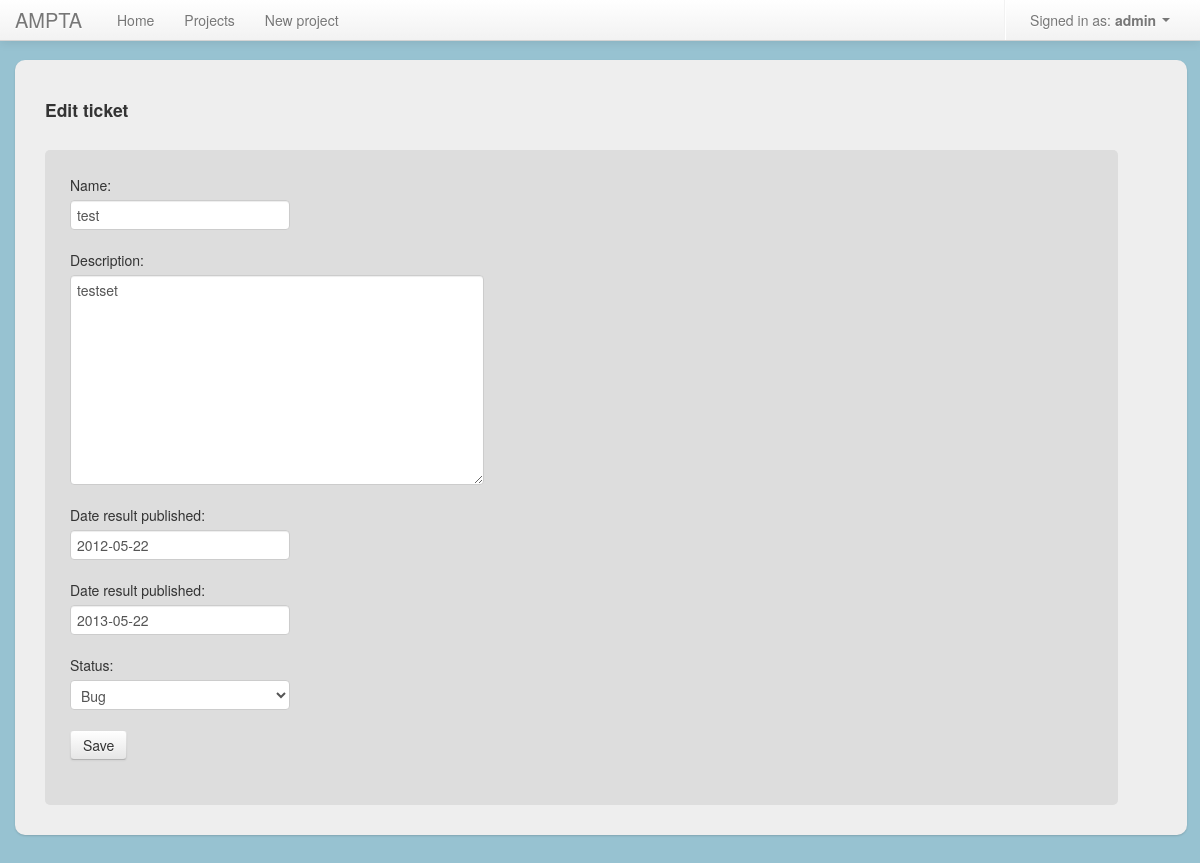
The app's page /project/4/ticket/4/edit/ (signed in), older data.
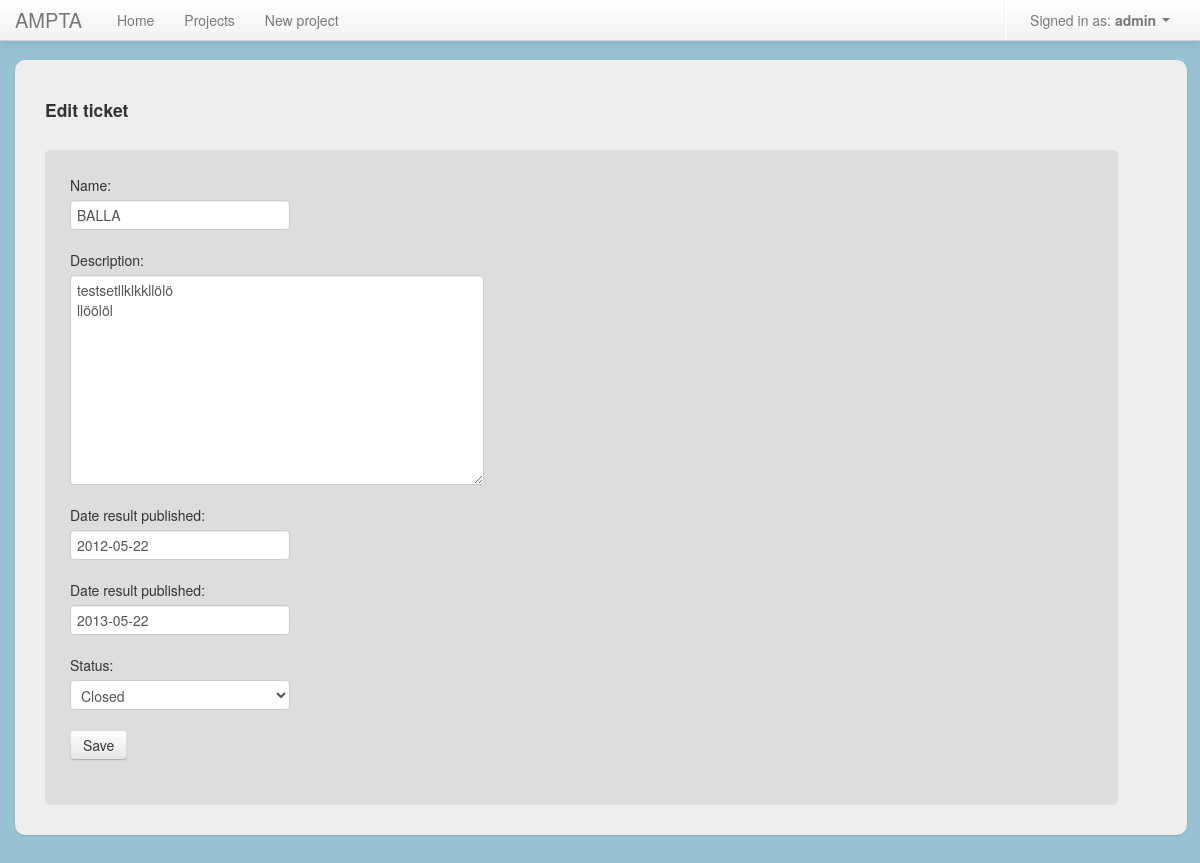
The same page, newer data.
### project_app/models.py (models this page shows, shortened)
class Ticket(models.Model):
	name = models.CharField(max_length = 50)
	description = models.TextField()
	start_date = models.DateField('date result published')
	end_date = models.DateField('date result published')
	date_added = models.DateField()
	date_updated = models.DateField()
	status = models.ForeignKey(Status, related_name="projects")
	project = models.ForeignKey(Project, related_name="projects")
	user = models.ForeignKey(User)
	def owned_by_user(self, user):
		return self.user == user

### project_app/views.py (the view)
# urls.py: url(r'^project/(?P<project_id>\d+)/ticket/(?P<ticket_id>\d+)/edit/$', 'project_app.views.ticket_edit', name="ticket_edit"),
@login_required
def ticket_edit(request, ticket_id, project_id):
	ticket = get_object_or_404(Ticket, pk = ticket_id)
	if ticket.owned_by_user(request.user):
		if request.method == "POST":
			form = TicketForm(request.POST, instance = ticket)
			if form.is_valid():
				try:
					form.save()
					return redirect('users_tickets')
				except:
					return HttpResponseServerError()
		else:
			form = TicketForm(instance = ticket)
	else:
		return render(request, 'tickets/edit.html', {"error_message": "You don't own the ticket or the project that the ticket belongs to"})
	return render(request, 'tickets/edit.html', {"form": form}) #, "value" : "Update project"})

### project_app/models.py
class TicketForm(ModelForm):
	class Meta:
		model = Ticket
		exclude = ('date_added', 'date_updated', 'project', 'user')

### project_app/models.py (called while the page is built)
	def __unicode__(self):
		return self.status_name

### templates/tickets/edit.html (shortened to what this page needs)
{% extends "shared/base.html" %}
{% block content %}
	{% if error_message %}
    	<p>{{ error_message }}</p>
	{% else %}
		<h4>Edit ticket</h4>
		<div id="project_area">
			<form action="{{ticket_edit}}" id="new_ticket" method="POST"> {% csrf_token %}
				{{ form.as_p }}
				<input type="submit" class="btn" value="Save" />
			</form>
		</div>
	{% endif %}
{% endblock %}

Row changes from the older to the newer data that the page shows:
changed Ticket: name "test" → "BALLA"; description "testset" → "testsetllklkkllölö llöölöl"; status "Bug" → "Closed"
